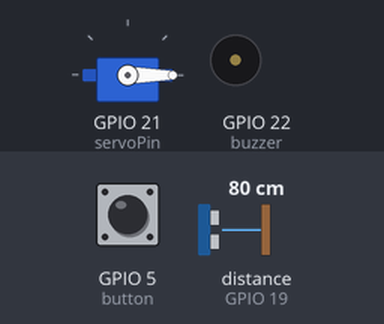
Simulated run of this program. Board: ESP32. Shown: servo, buzzer (waves = sounding, pin HIGH). Inputs (shaded band) come from the test bench; at power-on: GPIO 5 (button) HIGH, distance to the obstacle (sensor on GPIO 19) 80 cm. The echo pulse lasts 58.3 µs per cm; pins used as bus, display or sensor lines are not drawn; what the program prints to the serial monitor is not drawn.

Above: at 1.2 s.
1.3 s: GPIO 5 (button) pulled LOW for 0.15 s
At 2.1 s:
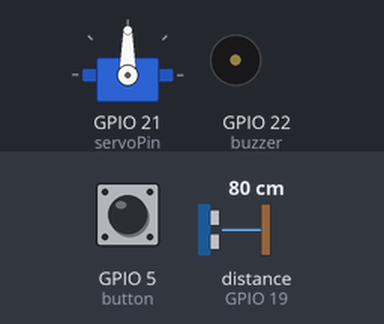
3.0 s: distance to the obstacle (sensor on GPIO 19) set to 4 cm
4.5 s: distance to the obstacle (sensor on GPIO 19) set to 9 cm
6.7 s: distance to the obstacle (sensor on GPIO 19) set to 12 cm
At 7.8 s:
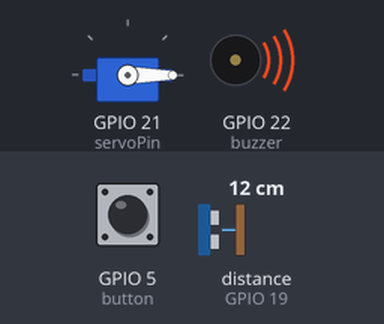
9.4 s: GPIO 5 (button) pulled LOW for 1 s
At 9.5 s:
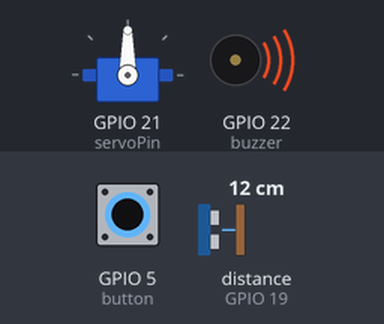
Timing chart, 0 to 12.4 s (numbered marks = the images above; inputs shaded):
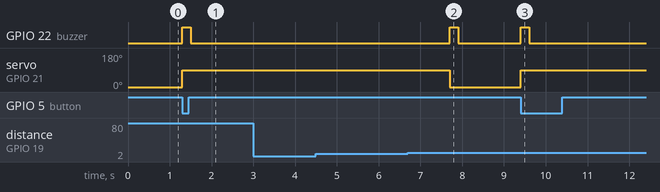

Measured:
- after the input at 1.3 s, GPIO 22 (buzzer): LOW → HIGH at once, → LOW 0.20 s later; servo on GPIO 21 (servoPin): 0° → 90° at once
- after the input at 6.7 s, GPIO 22 (buzzer): LOW → HIGH after 1.0 s, → LOW 0.20 s later; servo on GPIO 21 (servoPin): 90° → 0° after 1.0 s
- after the input at 9.4 s, GPIO 22 (buzzer): LOW → HIGH at once, → LOW 0.20 s later; servo on GPIO 21 (servoPin): 0° → 90° at once

The program:

main.cpp
```cpp
#include <Arduino.h>

#include <ESP32Servo.h>
#include <Wire.h>

// Servo object
Servo myservo;
#define servoPin 21

// Pin definitions
#define trig 18
#define echo 19
#define buzzer 22
#define button 5

float jarak = 0.0;
bool palangTerbuka = false; // Status palang
bool bendaTerdeteksi = false;

void bukaPalang();
void tutupPalang();
float bacaJarak();
void buzzerBip();

void setup() {
    myservo.attach(servoPin);        // Attach servo to pin
    pinMode(trig, OUTPUT);           // Ultrasonic trigger pin
    pinMode(echo, INPUT);            // Ultrasonic echo pin
    pinMode(buzzer, OUTPUT);         // Buzzer pin
    pinMode(button, INPUT_PULLUP);   // Button pin with pull-up resistor

    digitalWrite(buzzer, LOW);       // Buzzer off
    Serial.begin(115200);
    myservo.write(0);                // Servo in closed position
    Serial.println("Sistem Palang Pintu Otomatis Siap");
}

void loop() {
    if (digitalRead(button) == LOW && !palangTerbuka) {
        bukaPalang();               // Open the gate when button is pressed
        palangTerbuka = true;
    }

    if (palangTerbuka) {
        jarak = bacaJarak();
        Serial.print("Jarak: ");
        Serial.print(jarak);
        Serial.println(" cm");

        // Jika benda terdeteksi dalam jarak 1-4 cm
        if (jarak >=3 && jarak <= 5) {
            Serial.println("Benda terdeteksi di depan sensor");
            bendaTerdeteksi = true;
        }

        // Jika benda sebelumnya terdeteksi, lalu jarak menjadi lebih dari 10 cm
        if (bendaTerdeteksi && jarak > 10.0) {
            Serial.println("Benda telah melewati sensor, menunggu 3 detik...");
            delay(1000);            // Tunggu 3 detik sebelum menutup palang
            tutupPalang();
        }
    }
}

void bukaPalang() {
    Serial.println("Palang Dibuka");
    myservo.write(90);               // Open the gate
    buzzerBip();                     // Beep when gate opens
}

void tutupPalang() {
    Serial.println("Palang Ditutup");
    myservo.write(0);                // Close the gate
    buzzerBip();                     // Beep when gate closes
    palangTerbuka = false;
    bendaTerdeteksi = false;         // Reset detection status
}

float bacaJarak() {
    // Mengirimkan sinyal trigger
    digitalWrite(trig, LOW);
    delayMicroseconds(2);
    digitalWrite(trig, HIGH);
    delayMicroseconds(10);
    digitalWrite(trig, LOW);

    // Membaca sinyal echo
    long durasi = pulseIn(echo, HIGH);

    // Konversi durasi ke jarak dalam cm
    float jarak = durasi * 0.034 / 2.0; // Kecepatan suara = 0.034 cm/us

    return jarak;
}

void buzzerBip() {
    digitalWrite(buzzer, HIGH);
    delay(200);
    digitalWrite(buzzer, LOW);
}
```
